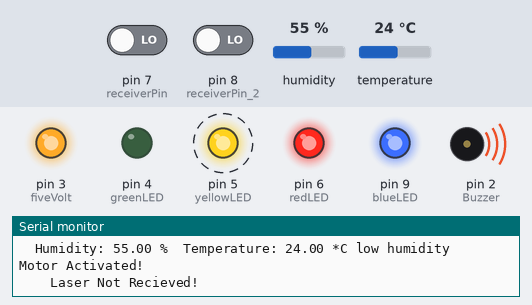
The sketch below on a simulated Arduino Uno, built with avr-gcc and run on an emulated ATmega328P. On the bench: output pins drawn as LEDs (lit = HIGH), buzzer (waves = sounding), the last lines printed to the serial monitor. Dashed ring = blinking. The inputs (shaded band) are chosen by the test bench; at power-on: pin 7 (receiverPin) LOW, humidity 55 %, pin 8 (receiverPin_2) LOW, temperature 24 °C. Pins used as bus, display or sensor lines are not drawn.

Above: at 1.56 s.
1.6 s: pin 7 (receiverPin) driven HIGH
At 2.9 s:
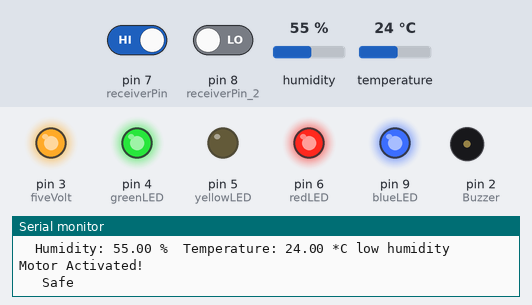
3.3 s: humidity set to 41 %
5.4 s: humidity set to 37 %
At 6.7 s:
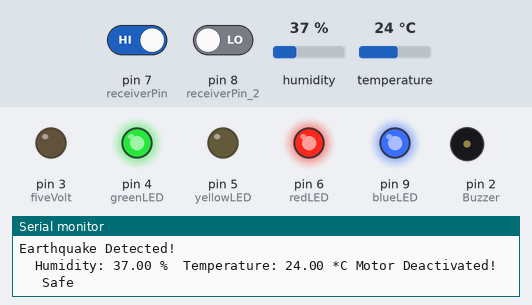
7.8 s: pin 8 (receiverPin_2) driven HIGH
At 9.0 s:
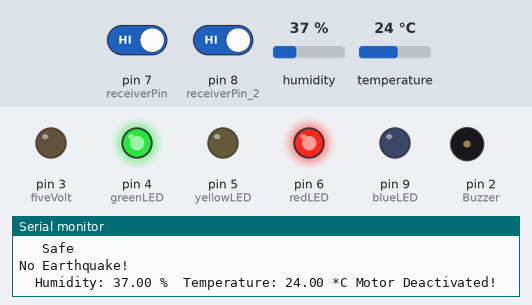
9.4 s: pin 7 (receiverPin) driven LOW
At 9.59 s:
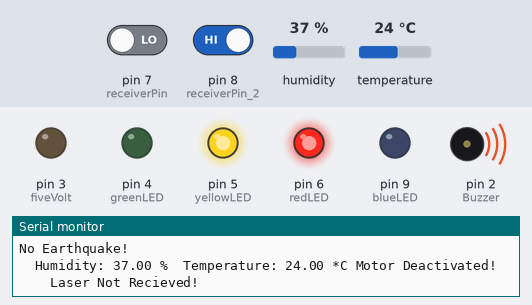
12.9 s: pin 8 (receiverPin_2) driven LOW
At 13.39 s:
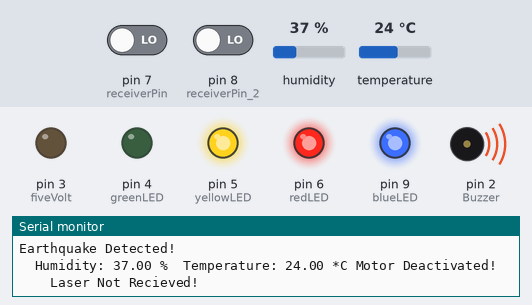
Timing chart, 0 to 17.4 s (numbered marks = the images above; inputs shaded):
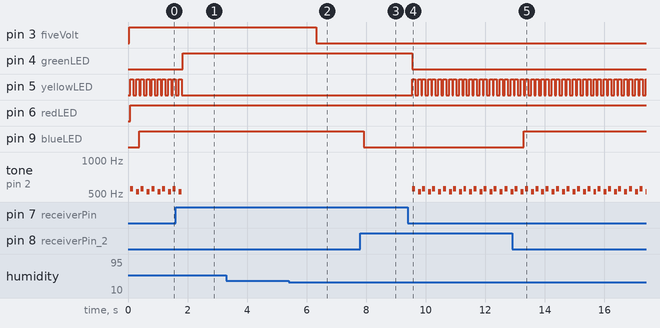

The sketch:

sketch_Buzzer_Adv.ino
```cpp
/*
Important Notices:

Before starting this application, the Bluetooth-Modul (HC-05) has to be coupled to the Smartphone.In the special case of the HC-05 the default PinCode for initiating the Coupling-Process is "1234".

Wiring: GND of HC-05 to GND Arduino, VCC of HC-05 to VCC Arduino, TX HC-05 to Arduino Pin 10 (RX) RX HC-05 to Arduino Pin 11 (TX)

if (currentvalue!= oldvalue)
{
 Serial.print (currentvalue); // send this value
oldvalue=currentvalue; // remember that we have sent this value
}

*/

/*
Pin2=Speaker
Pin3=fiveVoltOut(for activating motors)
Pins{4,5,6}=green,yellow,red LEDs
Pins{7,8}=secLaserRec,earth
Pin9=blueLED(for_earthQ_detect)
Pin10=DHT;
Pin11=nothing;
Pin12=TX;
Pin13=RX;

*/
#include <SoftwareSerial.h>

SoftwareSerial BTserial(13, 12); // RX | TX

#include <DHT.h>
#define DHTPIN 10     // what digital pin we're connected to

// Uncomment whatever type you're using!
#define DHTTYPE DHT11   // DHT 11
//#define DHTTYPE DHT22   // DHT 22  (AM2302), AM2321
//#define DHTTYPE DHT21   // DHT 21 (AM2301)
DHT dht(DHTPIN, DHTTYPE);

int Buzzer = 2;
int tones[] = {261, 277, 293, 311, 329, 349, 369, 392, 415, 440, 466, 493, 523 , 554};
const int redLED = 6;
const int receiverPin = 7;
const int receiverPin_2 = 8;
const int yellowLED =  5;
const int fiveVolt =  3;
const int greenLED = 4;
const int blueLED = 9;
int receiverState = 0;
int receiverState_2 = 0;
int dhtstate = 0;
int secLaser=0;
int earthLaser=0;

void setup() {
  pinMode(greenLED, OUTPUT);
  pinMode(yellowLED, OUTPUT);
  pinMode(redLED, OUTPUT);
  pinMode(blueLED, OUTPUT);
  pinMode(fiveVolt, OUTPUT);
  pinMode(receiverPin, INPUT);
  pinMode(receiverPin_2, INPUT);
  Serial.begin(9600);
  BTserial.begin(9600);
  Serial.println("DHT11 test!");

  dht.begin();
  pinMode(Buzzer, OUTPUT);
  digitalWrite(Buzzer, LOW);
  for (int i = 0; i < Buzzer; i++) {}
}
void loop() {
  receiverState = digitalRead(receiverPin);
  receiverState_2 = digitalRead(receiverPin_2);
  BTserial.print(secLaser);
  BTserial.print(",");
  BTserial.print(earthLaser);
  BTserial.print(",");

  // Reading temperature or humidity takes about 250 milliseconds!
  // Sensor readings may also be up to 2 seconds 'old' (its a very slow sensor)
  float h = dht.readHumidity();
  // Read temperature as Celsius (the default)
  float t = dht.readTemperature();
  // Compute heat index in Celsius (isFahreheit = false)
  float hic = dht.computeHeatIndex(t, h, false);


  // Check if any reads failed and exit early (to try again).
  if (isnan(h) || isnan(t)) {
    Serial.println("Failed to read from DHT sensor!");
    } else {
      BTserial.print(h);
      BTserial.print(",");
      BTserial.print(t);
      BTserial.print(";");
    Serial.print("  Humidity: ");
    Serial.print(h);
    Serial.print(" %\t");
    Serial.print("Temperature: ");
    Serial.print(t);
    Serial.print(" *C ");
    if (h < 25) {
      dhtstate = 0;
    } else {}

    if (dhtstate == 0) {
      Serial.println("low humidity");
      digitalWrite(fiveVolt, HIGH);
      Serial.println("Motor Activated!");
    }
    else {}
    if (h < 40 && h > 30) {
      dhtstate = 1;
      digitalWrite(fiveVolt, LOW);
      Serial.println("Motor Deactivated!");
    }
  }
  if (receiverState == HIGH) {
    secLaser=1;
    digitalWrite(greenLED, HIGH);
    Serial.println(receiverState + "    Safe");
  }
  else {
    secLaser=0;
    Serial.println(receiverState + "    Laser Not Recieved!");
    digitalWrite(greenLED, LOW);
    digitalWrite(redLED, HIGH);
    digitalWrite(yellowLED, HIGH);
    digitalWrite(Buzzer, HIGH); // here the Buzzer is set high in order to make a sound.
    tone(Buzzer, tones[13]); //here we set the tone by choosing from number 1 to 14
    delay (100);
    digitalWrite(yellowLED, LOW);
    digitalWrite(Buzzer, LOW); // here we set the buzzer low and next we set noTone for the buzzer to make a break.
    noTone(Buzzer);
    delay (100);
    digitalWrite(yellowLED, HIGH);
    digitalWrite(Buzzer, HIGH);
    tone(Buzzer, tones[12]);
    delay (100);
    digitalWrite(yellowLED, LOW);
    digitalWrite(Buzzer, LOW);
    noTone(Buzzer);
    digitalWrite(Buzzer, HIGH);
  }
  if (receiverState_2 == HIGH) {
    earthLaser=1;
    Serial.println("No Earthquake!");
    digitalWrite(blueLED, LOW);
  } else {
    Serial.println("Earthquake Detected!");
    digitalWrite(blueLED, HIGH);
  }
}
```

Measured:
- the behaviour switches between 40 and 39 % on humidity (found by bisection; images 1 and 2)
- after the input at 1.6 s, pin 4 (greenLED): LOW → HIGH after 0.24 s; pin 5 (yellowLED): goes on until 1.8 s, then stays LOW; tone on pin 2 (Buzzer): goes on until 1.8 s, then stays silent
- after the input at 5.4 s, pin 3 (fiveVolt): HIGH → LOW after 0.92 s
- after the input at 7.8 s, pin 9 (blueLED): HIGH → LOW after 0.11 s
- after the input at 9.4 s, pin 4 (greenLED): HIGH → LOW after 0.14 s; pin 5 (yellowLED): LOW → HIGH after 0.14 s, then repeats every 0.34 s: LOW 0.10 s, HIGH 0.10 s, LOW 0.04 s, HIGH 0.10 s; tone on pin 2 (Buzzer): silent → 554 Hz after 0.14 s, then repeats every 0.34 s: silent 0.10 s, 523 Hz 0.10 s, silent 0.04 s, 554 Hz 0.10 s
- after the input at 12.9 s, pin 9 (blueLED): LOW → HIGH after 0.40 s
- by itself, pin 5 (yellowLED): alternates HIGH for 0.10 s and LOW for 0.08 s
- by itself, tone on pin 2 (Buzzer): repeats every 0.36 s: silent 0.10 s, 523 Hz 0.10 s, silent 0.06 s, 554 Hz 0.10 s
